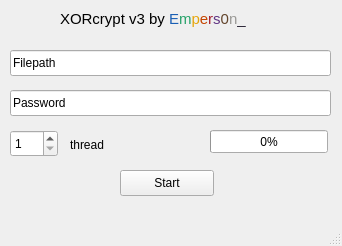
<?xml version="1.0" encoding="UTF-8"?>
<ui version="4.0">
 <class>MainWindow</class>
 <widget class="QMainWindow" name="MainWindow">
  <property name="geometry">
   <rect>
    <x>0</x>
    <y>0</y>
    <width>342</width>
    <height>246</height>
   </rect>
  </property>
  <property name="minimumSize">
   <size>
    <width>342</width>
    <height>246</height>
   </size>
  </property>
  <property name="maximumSize">
   <size>
    <width>342</width>
    <height>246</height>
   </size>
  </property>
  <property name="windowTitle">
   <string>Crypt v3</string>
  </property>
  <property name="autoFillBackground">
   <bool>false</bool>
  </property>
  <property name="documentMode">
   <bool>true</bool>
  </property>
  <widget class="QWidget" name="centralwidget">
   <widget class="QLabel" name="title">
    <property name="geometry">
     <rect>
      <x>60</x>
      <y>10</y>
      <width>211</width>
      <height>18</height>
     </rect>
    </property>
    <property name="text">
     <string>&lt;!DOCTYPE HTML PUBLIC &quot;-//W3C//DTD HTML 4.0//EN&quot; &quot;http://www.w3.org/TR/REC-html40/strict.dtd&quot;&gt;
&lt;html&gt;&lt;head&gt;&lt;meta name=&quot;qrichtext&quot; content=&quot;1&quot; /&gt;&lt;meta charset=&quot;utf-8&quot; /&gt;&lt;style type=&quot;text/css&quot;&gt;
p, li { white-space: pre-wrap; }
hr { height: 1px; border-width: 0; }
li.unchecked::marker { content: &quot;\2610&quot;; }
li.checked::marker { content: &quot;\2612&quot;; }
&lt;/style&gt;&lt;/head&gt;&lt;body style=&quot; font-family:'DejaVu Sans Bold Semi-Condensed'; font-size:11pt; font-weight:400; font-style:normal;&quot;&gt;
&lt;p style=&quot; margin-top:0px; margin-bottom:0px; margin-left:0px; margin-right:0px; -qt-block-indent:0; text-indent:0px;&quot;&gt;XORcrypt v3 by &lt;span style=&quot; color:#1a5fb4;&quot;&gt;E&lt;/span&gt;&lt;span style=&quot; color:#26a269;&quot;&gt;m&lt;/span&gt;&lt;span style=&quot; color:#e5a50a;&quot;&gt;p&lt;/span&gt;&lt;span style=&quot; color:#c64600;&quot;&gt;e&lt;/span&gt;&lt;span style=&quot; color:#a51d2d;&quot;&gt;r&lt;/span&gt;&lt;span style=&quot; color:#613583;&quot;&gt;s&lt;/span&gt;&lt;span style=&quot; color:#63452c;&quot;&gt;0&lt;/span&gt;&lt;span style=&quot; color:#9a9996;&quot;&gt;n&lt;/span&gt;&lt;span style=&quot; color:#241f31;&quot;&gt;_&lt;/span&gt;&lt;/p&gt;&lt;/body&gt;&lt;/html&gt;</string>
    </property>
   </widget>
   <widget class="QSpinBox" name="threads">
    <property name="geometry">
     <rect>
      <x>10</x>
      <y>130</y>
      <width>48</width>
      <height>27</height>
     </rect>
    </property>
    <property name="minimum">
     <number>1</number>
    </property>
    <property name="maximum">
     <number>32</number>
    </property>
   </widget>
   <widget class="QLabel" name="thName">
    <property name="geometry">
     <rect>
      <x>70</x>
      <y>130</y>
      <width>71</width>
      <height>31</height>
     </rect>
    </property>
    <property name="text">
     <string>&lt;html&gt;&lt;head/&gt;&lt;body&gt;&lt;p&gt;thread&lt;/p&gt;&lt;/body&gt;&lt;/html&gt;</string>
    </property>
   </widget>
   <widget class="QPushButton" name="xorStart">
    <property name="geometry">
     <rect>
      <x>120</x>
      <y>170</y>
      <width>94</width>
      <height>26</height>
     </rect>
    </property>
    <property name="text">
     <string>Start</string>
    </property>
   </widget>
   <widget class="QLineEdit" name="lineEdit">
    <property name="geometry">
     <rect>
      <x>10</x>
      <y>50</y>
      <width>321</width>
      <height>26</height>
     </rect>
    </property>
    <property name="text">
     <string>Filepath</string>
    </property>
    <property name="dragEnabled">
     <bool>true</bool>
    </property>
   </widget>
   <widget class="QLineEdit" name="password">
    <property name="geometry">
     <rect>
      <x>10</x>
      <y>90</y>
      <width>321</width>
      <height>26</height>
     </rect>
    </property>
    <property name="text">
     <string>Password</string>
    </property>
   </widget>
   <widget class="QProgressBar" name="cryptProgress">
    <property name="geometry">
     <rect>
      <x>210</x>
      <y>130</y>
      <width>118</width>
      <height>23</height>
     </rect>
    </property>
    <property name="value">
     <number>0</number>
    </property>
   </widget>
  </widget>
  <widget class="QMenuBar" name="menubar">
   <property name="geometry">
    <rect>
     <x>0</x>
     <y>0</y>
     <width>342</width>
     <height>23</height>
    </rect>
   </property>
  </widget>
  <widget class="QStatusBar" name="statusbar"/>
 </widget>
 <resources/>
 <connections/>
</ui>
